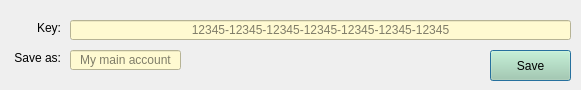
<?xml version="1.0" encoding="UTF-8"?>
<ui version="4.0">
 <class>Dialog</class>
 <widget class="QDialog" name="Dialog">
  <property name="geometry">
   <rect>
    <x>0</x>
    <y>0</y>
    <width>581</width>
    <height>90</height>
   </rect>
  </property>
  <property name="windowTitle">
   <string>Add new API Key</string>
  </property>
  <widget class="QLineEdit" name="lineKey">
   <property name="geometry">
    <rect>
     <x>70</x>
     <y>20</y>
     <width>501</width>
     <height>20</height>
    </rect>
   </property>
   <property name="styleSheet">
    <string notr="true">background-color: rgb(255,250,209);</string>
   </property>
   <property name="alignment">
    <set>Qt::AlignCenter</set>
   </property>
   <property name="placeholderText">
    <string>12345-12345-12345-12345-12345-12345-12345</string>
   </property>
  </widget>
  <widget class="QLabel" name="label">
   <property name="geometry">
    <rect>
     <x>10</x>
     <y>20</y>
     <width>51</width>
     <height>16</height>
    </rect>
   </property>
   <property name="text">
    <string>Key:</string>
   </property>
   <property name="alignment">
    <set>Qt::AlignRight|Qt::AlignTrailing|Qt::AlignVCenter</set>
   </property>
  </widget>
  <widget class="QLineEdit" name="lineName">
   <property name="geometry">
    <rect>
     <x>70</x>
     <y>50</y>
     <width>111</width>
     <height>20</height>
    </rect>
   </property>
   <property name="styleSheet">
    <string notr="true">background-color: rgb(255,250,209);</string>
   </property>
   <property name="alignment">
    <set>Qt::AlignCenter</set>
   </property>
   <property name="placeholderText">
    <string>My main account</string>
   </property>
  </widget>
  <widget class="QLabel" name="label_2">
   <property name="geometry">
    <rect>
     <x>10</x>
     <y>50</y>
     <width>51</width>
     <height>16</height>
    </rect>
   </property>
   <property name="text">
    <string>Save as:</string>
   </property>
   <property name="alignment">
    <set>Qt::AlignRight|Qt::AlignTrailing|Qt::AlignVCenter</set>
   </property>
  </widget>
  <widget class="QPushButton" name="botonSave">
   <property name="geometry">
    <rect>
     <x>490</x>
     <y>50</y>
     <width>81</width>
     <height>31</height>
    </rect>
   </property>
   <property name="styleSheet">
    <string notr="true">background-color: rgb(170, 208, 169);</string>
   </property>
   <property name="text">
    <string>Save</string>
   </property>
   <property name="icon">
    <iconset>
     <normaloff>Images/Save.png</normaloff>Images/Save.png</iconset>
   </property>
   <property name="iconSize">
    <size>
     <width>20</width>
     <height>20</height>
    </size>
   </property>
  </widget>
  <widget class="QLabel" name="labelInfo">
   <property name="geometry">
    <rect>
     <x>190</x>
     <y>50</y>
     <width>291</width>
     <height>21</height>
    </rect>
   </property>
   <property name="styleSheet">
    <string notr="true">color: rgb(255, 0, 0);</string>
   </property>
   <property name="text">
    <string/>
   </property>
   <property name="alignment">
    <set>Qt::AlignCenter</set>
   </property>
  </widget>
 </widget>
 <resources/>
 <connections/>
</ui>
